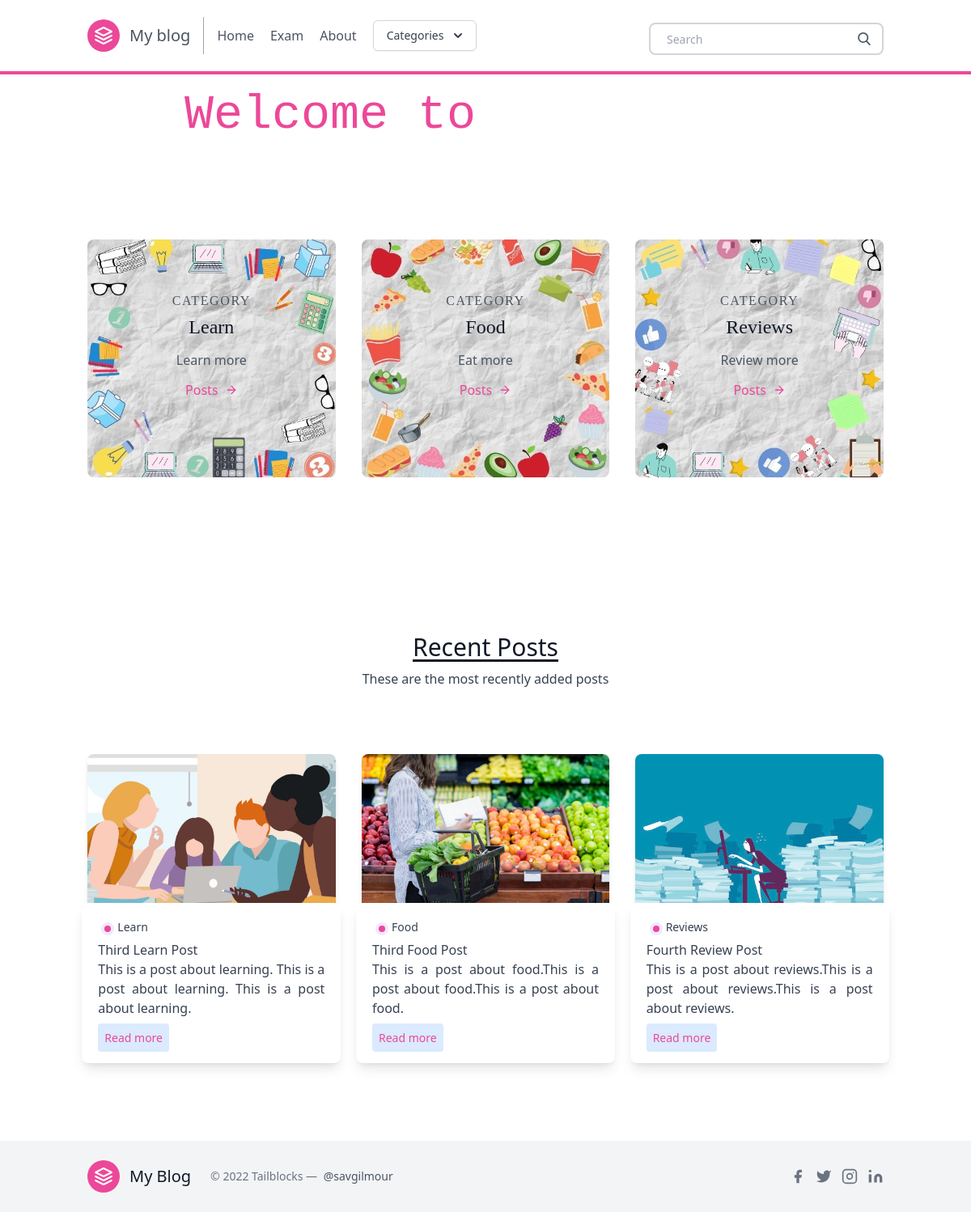
The page / on the database its author committed.
### posts/models.py (models this page shows, shortened)
class Category(models.Model):
    title = models.CharField(max_length=20)
    subtitle = models.CharField(max_length=20)
    slug = models.SlugField()
    thumbnail = models.ImageField()

class Post(models.Model):
    title = models.CharField(max_length=100)
    slug = models.SlugField()
    overview = models.TextField()
    timestamp = models.DateTimeField(auto_now_add=True)
    content = models.TextField()
    author = models.ForeignKey(Author, on_delete=models.CASCADE)
    thumbnail = models.ImageField()
    categories = models.ManyToManyField(Category)
    featured = models.BooleanField()
    tags = TaggableManager()

### posts/views.py (the view)
# urls.py: path('', homepage, name = 'homepage'),
def homepage (request):
    categories = Category.objects.all()[0:3]
    featured = Post.objects.filter(featured=True)
    latest = Post.objects.order_by('-timestamp')[0:3]
    context= {
        'object_list': featured,
        'latest': latest,
        'categories':categories,
    }
    return render(request, 'homepage.html',context)

### posts/templatetags/markdown_extras.py (called while the page is built)
@register.simple_tag
def get_categories():
    return Category.objects.all()[0:3]

### templates/homepage.html (shortened to what this page needs)
{% extends 'base.html' %}
{% block content %}
    <div class="w-full bg-cover bg-center" >
      <div class="py-5 flex items-center justify-center h-full w-full">
        <h1 class="mb-2 font-mono text-4xl text-pink-500 md:text-6xl">
          Welcome to <br class="block md:hidden" />
          <span class="relative">
            <span class="h-20 pt-2 overflow-x-hidden whitespace-nowrap text-brand-accent">
              MY BLOG <span class="text-3xl md:text-5xl">👋</span>
            </span>
            <span
              class="cursor absolute -bottom-0 left-0 -top-1 inline-block bg-white w-full animate-type will-change"
            ></span>
          </span>
        </h1>
      </div>
    </div>
    <section class="text-gray-600 body-font ">
        <div class="container px-5 py-24 mx-auto">
          <div class="flex flex-wrap -m-4">
            {% for category in categories %}
            <div class="p-4 lg:w-1/3">
              <div class="transition ease-in-out delay-150 bg-blue-500 hover:-translate-y-1 hover:scale-110 hover:bg-indigo-500 duration-300 w-full bg-cover bg-center bg-gray-300 rounded-lg " style="background-image: url('{{ category.thumbnail.url }}')">
                <div class="h-full bg-white-900 bg-opacity-40 hover:bg-opacity-70 transition duration-300 ease-in-out px-8 pt-16 pb-24 rounded-lg overflow-hidden text-center relative">
                <h2 class="tracking-widest text-1xl title-font font-serif text-black-800 mb-1">
                  CATEGORY</h2>
                <h1 class="title-font sm:text-2xl text-xl font-serif text-gray-900 mb-3">
                  {{ category.title }}</h1>
                <p class="leading-relaxed mb-3">
                  {{ category.subtitle }}</p>
                <a href="{% url 'postlist' category.slug %}" class="rounded-lg hover:bg-pink-200 text-pink-500 inline-flex items-center">
                  Posts
                  <svg class="w-4 h-4 ml-2" viewBox="0 0 24 24" stroke="currentColor" stroke-width="2" fill="none" stroke-linecap="round" stroke-linejoin="round">
                    <path d="M5 12h14"></path>
                    <path d="M12 5l7 7-7 7"></path>
                  </svg>
                </a>
              </div>
              </div>
            </div>
            {% endfor %}
          </div>
        </div>
    </section>
<section class="blog text-gray-700 body-font">
      <div class="container px-5 py-24 mx-auto">
        <div class="flex flex-wrap w-full mb-20 flex-col items-center text-center">
          <h1 class="sm:text-3xl text-2xl font-medium title-font mb-2 text-gray-900 underline underline-offset-4">
            Recent Posts</h1>
          <p class="lg:w-1/2 w-full leading-relaxed text-base">
            These are the most recently added posts</p>
        </div>
        <div class="flex flex-wrap sm:-m-4 -mx-4 -mb-10 -mt-4">
          {% for obj in object_list %}
          <div class="p-4 md:w-1/3 md:mb-0 mb-6 flex flex-col justify-center items-center max-w-sm mx-auto">
            <div class="bg-gray-300 h-56 w-full rounded-lg shadow-md bg-cover bg-center"
            style="background-image: url('{{ obj.thumbnail.url }}')">
          </div>
            <div class=" w-70 bg-white -mt-10 shadow-lg rounded-lg overflow-hidden p-5">
              <div class="header-content inline-flex ">
                <div class="category-badge flex-1  h-4 w-4 m rounded-full m-1 bg-purple-100">
                  <div class="h-2 w-2 rounded-full m-1 bg-pink-500 " ></div>
                </div>
                {% for category in obj.categories.all %}
                <div class="category-title flex-1 text-sm">
                  {{ category.title }}
                </div>
                {% endfor %}
              </div>
                <div class="title-post font-medium">
                {{ obj.title }}
                </div>
                <div class="summary-post text-base text-justify">
                  {{ obj.overview }}
                </div>
                <div class="mt-3">
                <a href="{% url 'post' obj.slug %}" class="bg-blue-100 text-pink-500 rounded p-2 text-sm ">
                  Read more
                </a>
              </div>
            </div>
          </div>
          {% endfor %}
        </div>
      </div>
</section>
{% endblock content %}

### templates/homepage.html (style rules this page uses)
.cursor::after { display: block; content: ''; position: absolute; width: 4px; height: 100%; background-color: #fff; animation: cursor .6s linear infinite alternate; will-change: opacity; }
.w-70 { width: 20rem; }

### rows shown on the page
Category: thumbnail (picture), title "Learn", subtitle "Learn more"
Category: thumbnail (picture), title "Food", subtitle "Eat more"
Category: thumbnail (picture), title "Reviews", subtitle "Review more"
Post: thumbnail (picture), title "Third Learn Post", overview "This is a post about learning. This is a post about learning. This is a post about learning."
Post: thumbnail (picture), title "Third Food Post", overview "This is a post about food.This is a post about food.This is a post about food."
Post: thumbnail (picture), title "Fourth Review Post", overview "This is a post about reviews.This is a post about reviews.This is a post about reviews."
